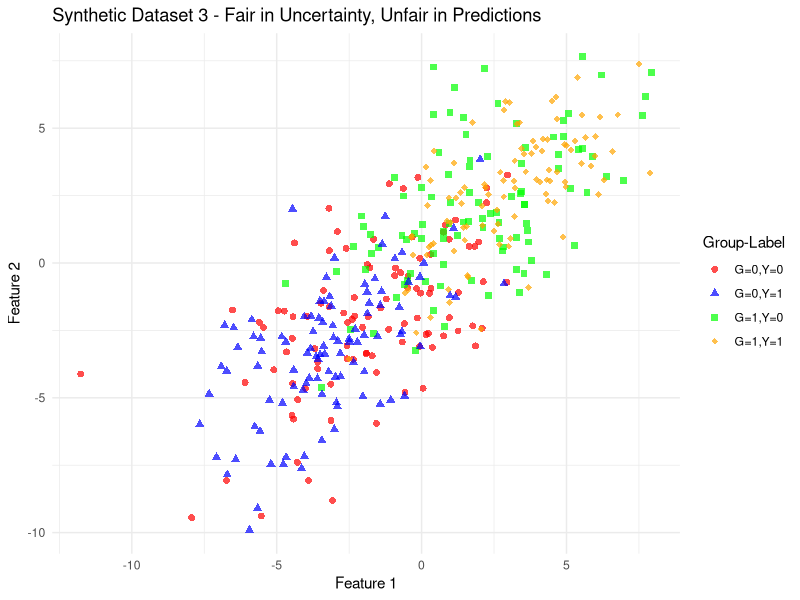
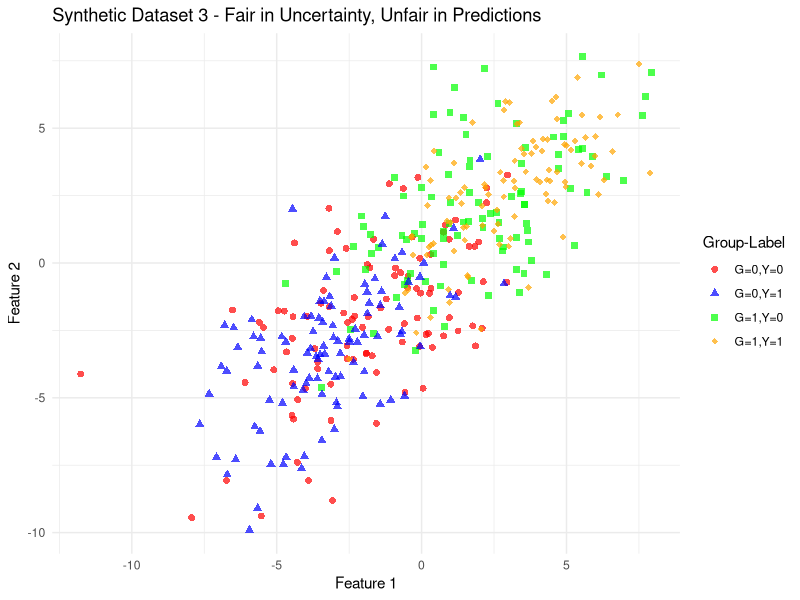

Source code (R) for these figures, in order:

library(MASS)
library(tidyverse)

# Replica Synthetic Dataset 3 (SD3) dal paper
# Case of Fair in Uncertainty, Unfair in Predictions

generate_synthetic_dataset_3 <- function(n_samples = 100) {
  set.seed(42)

# G=0,Y# Parameters per le 4 distribuzioni (dal paper)=0 ~ N([-2, -2], [[7,3],[3,7]])
# G=0,Y=0 ~ N([-2, -2], [[7,3],[3,7]])
# G=0,Y=1 ~ N([ 2,  2], [[7,3],[3,7]])
# G=1,Y=0 ~ N([-3, -3], [[5,3],[3,5]]) 
# G=1,Y=1 ~ N([ 3,  3], [[5,3],[3,5]])

  Sigma_g0 <- matrix(c(7, 3,
                       3, 7), nrow = 2, byrow = TRUE)
  Sigma_g1 <- matrix(c(5, 3,
                       3, 5), nrow = 2, byrow = TRUE)
  
  data_list <- list()
  
  # G=0, Y=0 - Normal distribution
  xy_00 <- mvrnorm(n_samples, mu = c(-2, -2), Sigma = Sigma_g0)
  data_list[[1]] <- data.frame(feature1 = xy_00[,1], feature2 = xy_00[,2], G = 0, Y = 0)
  
  # G=0, Y=1 - Normal distribution
  xy_01 <- mvrnorm(n_samples, mu = c( 2,  2), Sigma = Sigma_g0)
  data_list[[2]] <- data.frame(feature1 = xy_01[,1], feature2 = xy_01[,2], G = 0, Y = 1)
  
  # G=1, Y=0 - Normal distribution
  xy_10 <- mvrnorm(n_samples, mu = c(-3, -3), Sigma = Sigma_g1)
  data_list[[3]] <- data.frame(feature1 = xy_10[,1], feature2 = xy_10[,2], G = 1, Y = 0)
  
  # G=1, Y=1 - Normal distribution
  xy_11 <- mvrnorm(n_samples, mu = c( 3,  3), Sigma = Sigma_g1)
  data_list[[4]] <- data.frame(feature1 = xy_11[,1], feature2 = xy_11[,2], G = 1, Y = 1)
  
  # Combine all data
  synthetic_data <- do.call(rbind, data_list)
  synthetic_data$G <- as.factor(synthetic_data$G)
  synthetic_data$Y <- as.factor(synthetic_data$Y)
  
  return(synthetic_data)
}

# Test the function
sd3_data <- generate_synthetic_dataset_3()
head(sd3_data)
table(sd3_data$G, sd3_data$Y)

# --- Visualizzazione identica al tuo helper per SD1 ---
plot_synthetic_data <- function(data, title = "Synthetic Dataset") {
  ggplot(data, aes(x = feature1, y = feature2, 
                   color = interaction(G, Y), 
                   shape = interaction(G, Y))) +
    geom_point(size = 2, alpha = 0.7) +
    scale_color_manual(values = c("red", "blue", "green", "orange"),
                       labels = c("G=0,Y=0", "G=0,Y=1", "G=1,Y=0", "G=1,Y=1")) +
    scale_shape_manual(values = c(16, 17, 15, 18),
                       labels = c("G=0,Y=0", "G=0,Y=1", "G=1,Y=0", "G=1,Y=1")) +
    labs(title = title, 
         x = "Feature 1", 
         y = "Feature 2",
         color = "Group-Label",
         shape = "Group-Label") +
    theme_minimal()
}

p3 <- plot_synthetic_data(sd3_data, "Synthetic Dataset 3 - Fair in Uncertainty, Unfair in Predictions")
print(p3)
ggsave("plots/synthetic_dataset_3.png", p3, width = 10, height = 6)
